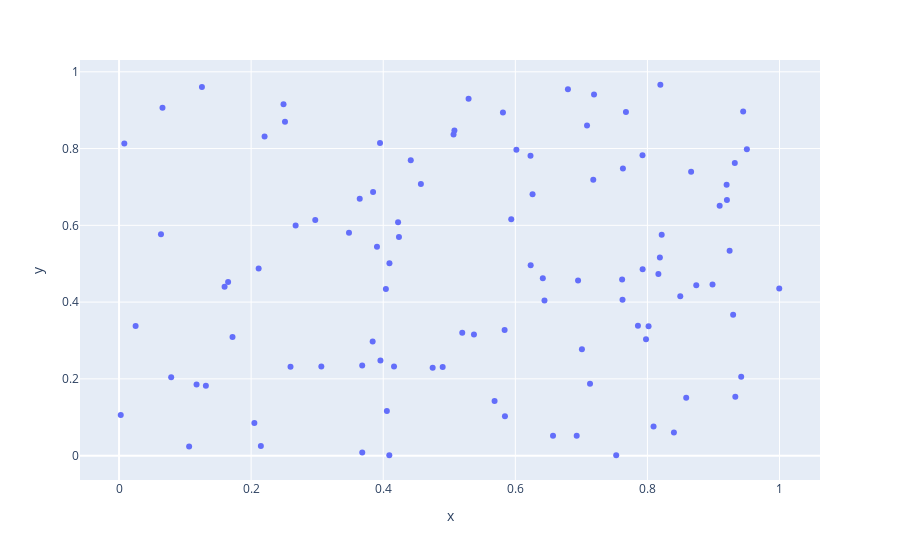

The code cell stored with this chart in its notebook:
### Code cell
## Scatter of two 1D arrays
x.shape
x = x.squeeze()
x.shape
y = y.squeeze()
z = z.squeeze()
cat = cat.squeeze()

px.scatter(x=x, y=y) 
# Note: The output is interactive!!! You can zoom, hover, etc.
